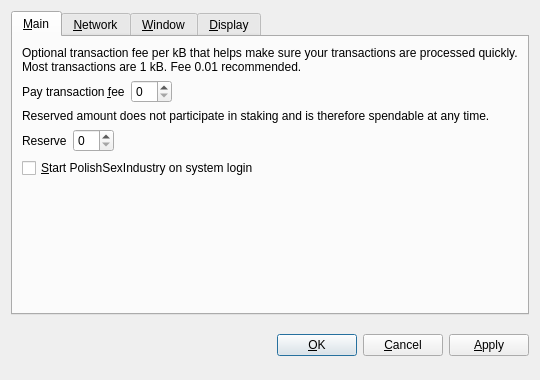
<?xml version="1.0" encoding="UTF-8"?>
<ui version="4.0">
 <class>OptionsDialog</class>
 <widget class="QDialog" name="OptionsDialog">
  <property name="geometry">
   <rect>
    <x>0</x>
    <y>0</y>
    <width>540</width>
    <height>380</height>
   </rect>
  </property>
  <property name="windowTitle">
   <string>Options</string>
  </property>
  <property name="modal">
   <bool>true</bool>
  </property>
  <layout class="QVBoxLayout" name="verticalLayout">
   <item>
    <widget class="QTabWidget" name="tabWidget">
     <property name="tabPosition">
      <enum>QTabWidget::North</enum>
     </property>
     <property name="currentIndex">
      <number>0</number>
     </property>
     <widget class="QWidget" name="tabMain">
      <attribute name="title">
       <string>&amp;Main</string>
      </attribute>
      <layout class="QVBoxLayout" name="verticalLayout_Main">
       <item>
        <widget class="QLabel" name="transactionFeeInfoLabel">
         <property name="text">
          <string>Optional transaction fee per kB that helps make sure your transactions are processed quickly. Most transactions are 1 kB. Fee 0.01 recommended.</string>
         </property>
         <property name="textFormat">
          <enum>Qt::PlainText</enum>
         </property>
         <property name="wordWrap">
          <bool>true</bool>
         </property>
        </widget>
       </item>
       <item>
        <layout class="QHBoxLayout" name="horizontalLayoutFee">
         <item>
          <widget class="QLabel" name="transactionFeeLabel">
           <property name="text">
            <string>Pay transaction &amp;fee</string>
           </property>
           <property name="textFormat">
            <enum>Qt::PlainText</enum>
           </property>
           <property name="buddy">
            <cstring>transactionFee</cstring>
           </property>
          </widget>
         </item>
         <item>
          <widget class="BitcoinAmountField" name="transactionFee"/>
         </item>
         <item>
          <spacer name="horizontalSpacerFee">
           <property name="orientation">
            <enum>Qt::Horizontal</enum>
           </property>
           <property name="sizeHint" stdset="0">
            <size>
             <width>40</width>
             <height>20</height>
            </size>
           </property>
          </spacer>
         </item>
        </layout>
       </item>
       <item>
        <widget class="QLabel" name="reserveBalanceInfoLabel">
         <property name="text">
          <string>Reserved amount does not participate in staking and is therefore spendable at any time.</string>
         </property>
         <property name="textFormat">
          <enum>Qt::PlainText</enum>
         </property>
         <property name="wordWrap">
          <bool>true</bool>
         </property>
        </widget>
       </item>
       <item>
        <layout class="QHBoxLayout" name="horizontalLayoutReserveBalance">
         <item>
          <widget class="QLabel" name="reserveBalanceLabel">
           <property name="text">
            <string>Reserve</string>
           </property>
           <property name="textFormat">
            <enum>Qt::PlainText</enum>
           </property>
           <property name="buddy">
            <cstring>reserveBalance</cstring>
           </property>
          </widget>
         </item>
         <item>
          <widget class="BitcoinAmountField" name="reserveBalance"/>
         </item>
         <item>
          <spacer name="horizontalSpacerReserveBalance">
           <property name="orientation">
            <enum>Qt::Horizontal</enum>
           </property>
           <property name="sizeHint" stdset="0">
            <size>
             <width>40</width>
             <height>20</height>
            </size>
           </property>
          </spacer>
         </item>
        </layout>
       </item>
       <item>
        <widget class="QCheckBox" name="bitcoinAtStartup">
         <property name="toolTip">
          <string>Automatically start PolishSexIndustry after logging in to the system.</string>
         </property>
         <property name="text">
          <string>&amp;Start PolishSexIndustry on system login</string>
         </property>
        </widget>
       </item>
       <item>
        <spacer name="verticalSpacer_Main">
         <property name="orientation">
          <enum>Qt::Vertical</enum>
         </property>
         <property name="sizeHint" stdset="0">
          <size>
           <width>20</width>
           <height>40</height>
          </size>
         </property>
        </spacer>
       </item>
      </layout>
     </widget>
     <widget class="QWidget" name="tabNetwork">
      <attribute name="title">
       <string>&amp;Network</string>
      </attribute>
      <layout class="QVBoxLayout" name="verticalLayout_Network">
       <item>
        <widget class="QCheckBox" name="mapPortUpnp">
         <property name="toolTip">
          <string>Automatically open the PolishSexIndustry client port on the router. This only works when your router supports UPnP and it is enabled.</string>
         </property>
         <property name="text">
          <string>Map port using &amp;UPnP</string>
         </property>
        </widget>
       </item>
       <item>
        <widget class="QCheckBox" name="connectSocks">
         <property name="toolTip">
          <string>Connect to the PolishSexIndustry network through a SOCKS5 proxy (e.g. when connecting through Tor).</string>
         </property>
         <property name="text">
          <string>&amp;Connect through SOCKS5 proxy:</string>
         </property>
        </widget>
       </item>
       <item>
        <layout class="QHBoxLayout" name="horizontalLayout_Network">
         <item>
          <widget class="QLabel" name="proxyIpLabel">
           <property name="text">
            <string>Proxy &amp;IP:</string>
           </property>
           <property name="textFormat">
            <enum>Qt::PlainText</enum>
           </property>
           <property name="buddy">
            <cstring>proxyIp</cstring>
           </property>
          </widget>
         </item>
         <item>
          <widget class="QValidatedLineEdit" name="proxyIp">
           <property name="maximumSize">
            <size>
             <width>140</width>
             <height>16777215</height>
            </size>
           </property>
           <property name="toolTip">
            <string>IP address of the proxy (e.g. 127.0.0.1)</string>
           </property>
          </widget>
         </item>
         <item>
          <widget class="QLabel" name="proxyPortLabel">
           <property name="text">
            <string>&amp;Port:</string>
           </property>
           <property name="textFormat">
            <enum>Qt::PlainText</enum>
           </property>
           <property name="buddy">
            <cstring>proxyPort</cstring>
           </property>
          </widget>
         </item>
         <item>
          <widget class="QLineEdit" name="proxyPort">
           <property name="maximumSize">
            <size>
             <width>55</width>
             <height>16777215</height>
            </size>
           </property>
           <property name="toolTip">
            <string>Port of the proxy (e.g. 9050)</string>
           </property>
          </widget>
         </item>
         <item>
          <spacer name="horizontalSpacer_Network">
           <property name="orientation">
            <enum>Qt::Horizontal</enum>
           </property>
           <property name="sizeHint" stdset="0">
            <size>
             <width>40</width>
             <height>20</height>
            </size>
           </property>
          </spacer>
         </item>
        </layout>
       </item>
       <item>
        <spacer name="verticalSpacer_Network">
         <property name="orientation">
          <enum>Qt::Vertical</enum>
         </property>
         <property name="sizeHint" stdset="0">
          <size>
           <width>20</width>
           <height>40</height>
          </size>
         </property>
        </spacer>
       </item>
      </layout>
     </widget>
     <widget class="QWidget" name="tabWindow">
      <attribute name="title">
       <string>&amp;Window</string>
      </attribute>
      <layout class="QVBoxLayout" name="verticalLayout_Window">
       <item>
        <widget class="QCheckBox" name="minimizeToTray">
         <property name="toolTip">
          <string>Show only a tray icon after minimizing the window.</string>
         </property>
         <property name="text">
          <string>&amp;Minimize to the tray instead of the taskbar</string>
         </property>
        </widget>
       </item>
       <item>
        <widget class="QCheckBox" name="minimizeOnClose">
         <property name="toolTip">
          <string>Minimize instead of exit the application when the window is closed. When this option is enabled, the application will be closed only after selecting Quit in the menu.</string>
         </property>
         <property name="text">
          <string>M&amp;inimize on close</string>
         </property>
        </widget>
       </item>
       <item>
        <spacer name="verticalSpacer_Window">
         <property name="orientation">
          <enum>Qt::Vertical</enum>
         </property>
         <property name="sizeHint" stdset="0">
          <size>
           <width>20</width>
           <height>40</height>
          </size>
         </property>
        </spacer>
       </item>
      </layout>
     </widget>
     <widget class="QWidget" name="tabDisplay">
      <attribute name="title">
       <string>&amp;Display</string>
      </attribute>
      <layout class="QVBoxLayout" name="verticalLayout_Display">
       <item>
        <layout class="QHBoxLayout" name="horizontalLayout_1_Display">
         <item>
          <widget class="QLabel" name="langLabel">
           <property name="text">
            <string>User Interface &amp;language:</string>
           </property>
           <property name="textFormat">
            <enum>Qt::PlainText</enum>
           </property>
           <property name="buddy">
            <cstring>lang</cstring>
           </property>
          </widget>
         </item>
         <item>
          <widget class="QValueComboBox" name="lang">
           <property name="toolTip">
            <string>The user interface language can be set here. This setting will take effect after restarting PolishSexIndustry.</string>
           </property>
          </widget>
         </item>
        </layout>
       </item>
       <item>
        <layout class="QHBoxLayout" name="horizontalLayout_2_Display">
         <item>
          <widget class="QLabel" name="unitLabel">
           <property name="text">
            <string>&amp;Unit to show amounts in:</string>
           </property>
           <property name="textFormat">
            <enum>Qt::PlainText</enum>
           </property>
           <property name="buddy">
            <cstring>unit</cstring>
           </property>
          </widget>
         </item>
         <item>
          <widget class="QValueComboBox" name="unit">
           <property name="toolTip">
            <string>Choose the default subdivision unit to show in the interface and when sending coins.</string>
           </property>
          </widget>
         </item>
        </layout>
       </item>
       <item>
        <widget class="QCheckBox" name="coinControlFeatures">
         <property name="toolTip">
          <string>Whether to show coin control features or not.</string>
         </property>
         <property name="text">
          <string>Display coin &amp;control features (experts only!)</string>
         </property>
        </widget>
       </item>
       <item>
        <widget class="QCheckBox" name="minimizeCoinAge">
         <property name="toolTip">
          <string>Whether to select the coin outputs randomly or with minimal coin age.</string>
         </property>
         <property name="text">
          <string>Minimize weight consumption (experimental)</string>
         </property>
        </widget>
       </item>
       <item>
        <spacer name="verticalSpacer_Display">
         <property name="orientation">
          <enum>Qt::Vertical</enum>
         </property>
         <property name="sizeHint" stdset="0">
          <size>
           <width>20</width>
           <height>40</height>
          </size>
         </property>
        </spacer>
       </item>
      </layout>
     </widget>
    </widget>
   </item>
   <item>
    <layout class="QHBoxLayout" name="horizontalLayout_Buttons">
     <item>
      <spacer name="horizontalSpacer_1">
       <property name="orientation">
        <enum>Qt::Horizontal</enum>
       </property>
       <property name="sizeHint" stdset="0">
        <size>
         <width>40</width>
         <height>48</height>
        </size>
       </property>
      </spacer>
     </item>
     <item>
      <widget class="QLabel" name="statusLabel">
       <property name="font">
        <font>
         <weight>75</weight>
         <bold>true</bold>
        </font>
       </property>
       <property name="text">
        <string/>
       </property>
       <property name="textFormat">
        <enum>Qt::PlainText</enum>
       </property>
       <property name="wordWrap">
        <bool>true</bool>
       </property>
      </widget>
     </item>
     <item>
      <spacer name="horizontalSpacer_2">
       <property name="orientation">
        <enum>Qt::Horizontal</enum>
       </property>
       <property name="sizeHint" stdset="0">
        <size>
         <width>40</width>
         <height>48</height>
        </size>
       </property>
      </spacer>
     </item>
     <item>
      <widget class="QPushButton" name="okButton">
       <property name="text">
        <string>&amp;OK</string>
       </property>
      </widget>
     </item>
     <item>
      <widget class="QPushButton" name="cancelButton">
       <property name="text">
        <string>&amp;Cancel</string>
       </property>
       <property name="autoDefault">
        <bool>false</bool>
       </property>
      </widget>
     </item>
     <item>
      <widget class="QPushButton" name="applyButton">
       <property name="text">
        <string>&amp;Apply</string>
       </property>
       <property name="autoDefault">
        <bool>false</bool>
       </property>
      </widget>
     </item>
    </layout>
   </item>
  </layout>
 </widget>
 <customwidgets>
  <customwidget>
   <class>BitcoinAmountField</class>
   <extends>QSpinBox</extends>
   <header>bitcoinamountfield.h</header>
  </customwidget>
  <customwidget>
   <class>QValueComboBox</class>
   <extends>QComboBox</extends>
   <header>qvaluecombobox.h</header>
  </customwidget>
  <customwidget>
   <class>QValidatedLineEdit</class>
   <extends>QLineEdit</extends>
   <header>qvalidatedlineedit.h</header>
  </customwidget>
 </customwidgets>
 <resources/>
 <connections/>
</ui>
